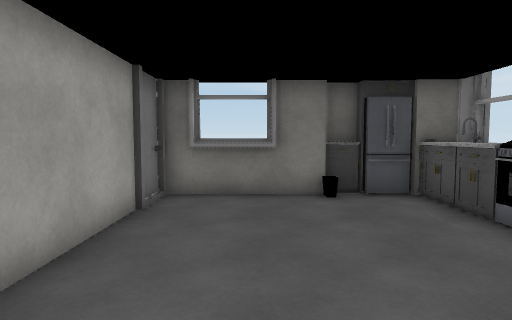
View 1 (above)

13 first-person views from a walk through a 3-D level made in the Unity game engine. The camera is 1.5 m above the floor, tilts 4° down and sees 75° across. Doors are open. The floor is counted in squares, 1 m on a side. Each view is taken from the middle of a square. On the plan, view 1 faces up. The plan holds only what a view shows up to about 15 squares ahead; the rest is blank. Some surface patterns are stand-ins.

View 2
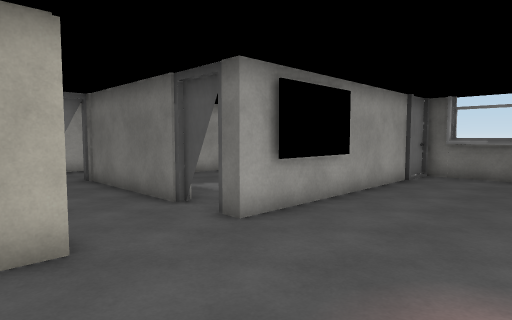

View 3
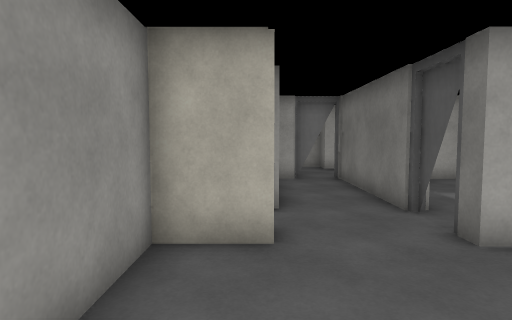

View 4
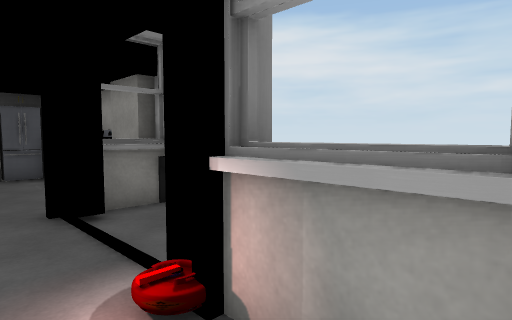

View 5
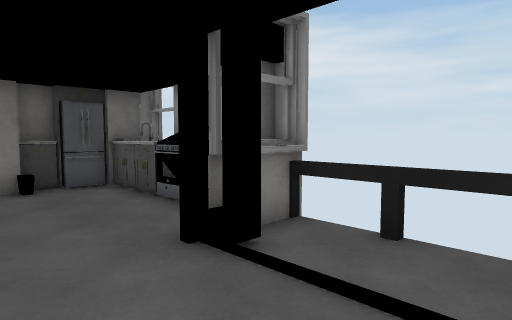

View 6
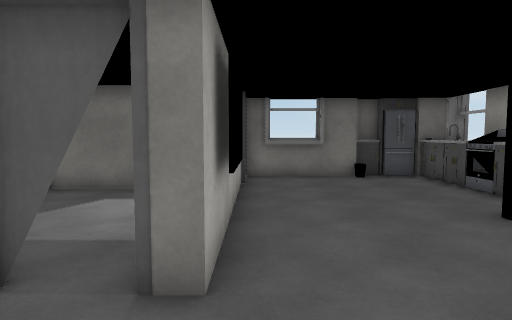

View 7
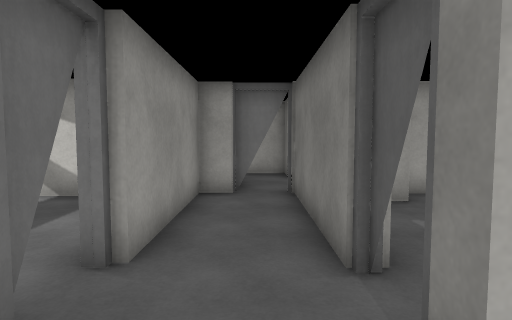

View 8
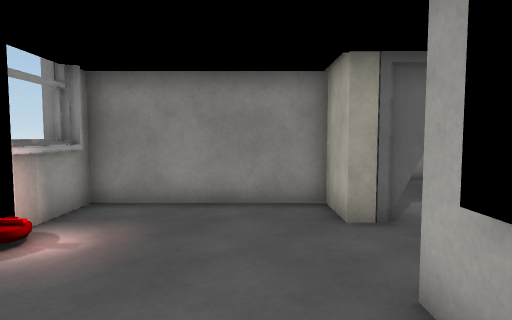

View 9
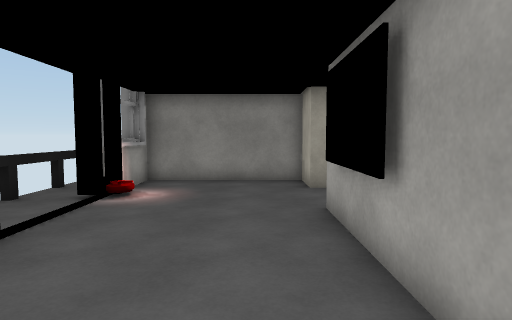

View 10
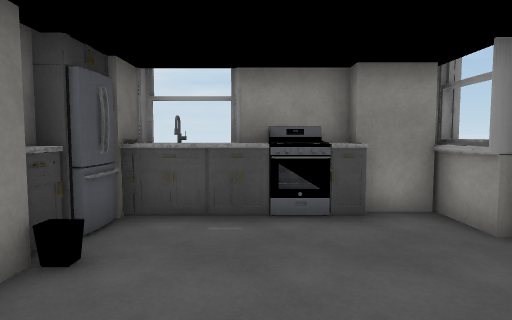

View 11
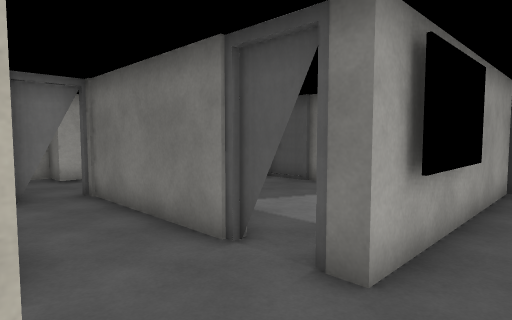

View 12
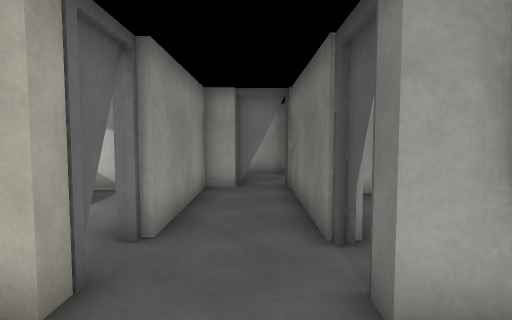

View 13
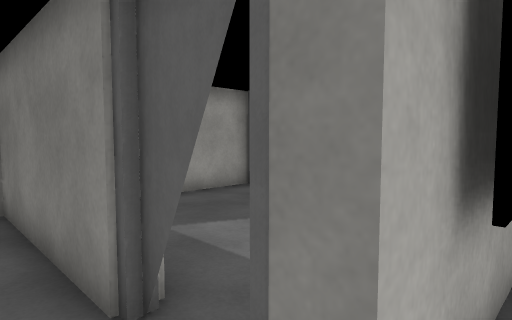

### Floor plan
Points are (right, up) in squares from view 1. A wall is a line through its corners. A room is listed if a view was taken in it or the views show most of it. See-through windows are left out.
Room 1 (views 1, 2, 3, 4, 5, 6, 7, 8, 9, 10, 11, 12, 13)
walls: (2.9, 2.1) (2.9, 2.4) (4.6, 2.4); (3.4, 2.2) (5.1, 2.2); (-3.6, -0.8) (-4.6, -0.8); (4.1, 4) (5.1, 4) (5.1, 6.5); (4.2, 3.9) (4.2, 4.6); (4.6, 2.5) (4.6, 4.1); (-4.6, -0.9) (-10, -0.9); (4.2, 6.4) (4.2, 7.5); (0.5, 8.4) (-1.7, 8.4); (2.5, 8.6) (-2.5, 8.6) (-2.5, -0.9) (-3.2, -0.9); (-4.3, -3.7) (-2.5, -3.7) (-2.5, -5.5) (2.7, -5.5) (2.7, -2.9); (2.9, -4.9) (2.9, -2.9); (2.5, 9.1) (1.9, 9.1); (5.5, 8.6) (4, 8.6); (-10.1, -1.6) (-10.1, -2.6); (-9.8, -2.5) (-9.8, -3.5) (-4.7, -3.5)
ways out: open door at (3, -0.5); gap at (-10, -2); gap at (-5, -4); gap at (-4, -1)
objects: other object (-2, 0) to (-2, 2); other object (3, 9); other object (4, 5) to (5, 6); other object (4, 8)

Where each view was taken, in squares from view 1:
view 1: 0 up, 0 right, facing up
view 2: 5 down, 2 right, facing up-left
view 3: 4 down, 2 right, facing left
view 4: 5 down, 1 right, facing up-right
view 5: 2 down, 0 right, facing up-right
view 6: 4 down, 2 left, facing up
view 7: 2 down, 1 left, facing left
view 8: 2 up, 1 left, facing down
view 9: 6 up, 1 left, facing down
view 10: 6 up, 2 left, facing right
view 11: 4 down, 1 left, facing up-left
view 12: 2 down, 0 right, facing left
view 13: 2 down, 2 left, facing up-left
